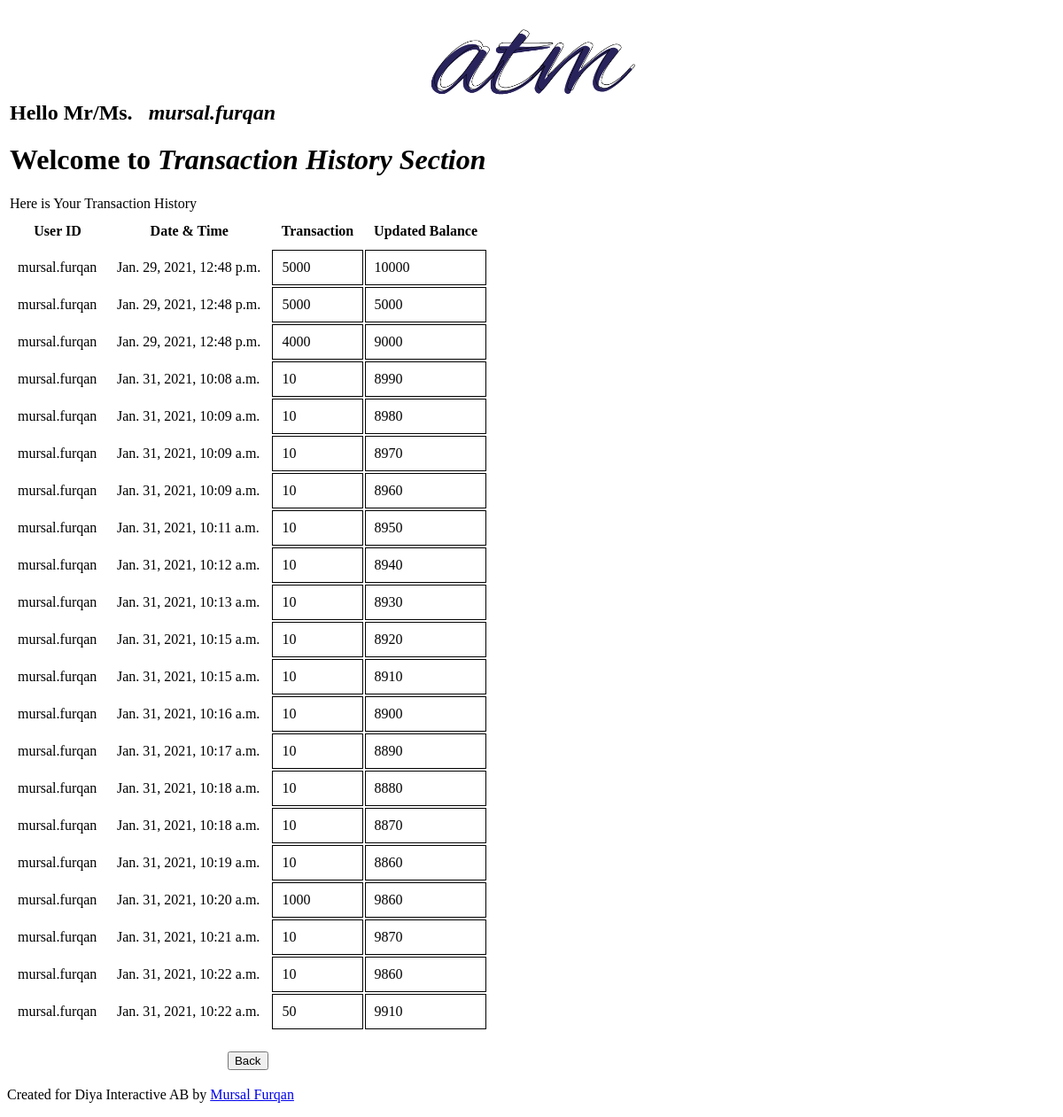
Before: /tranc_history/ (signed in) with the older database file.
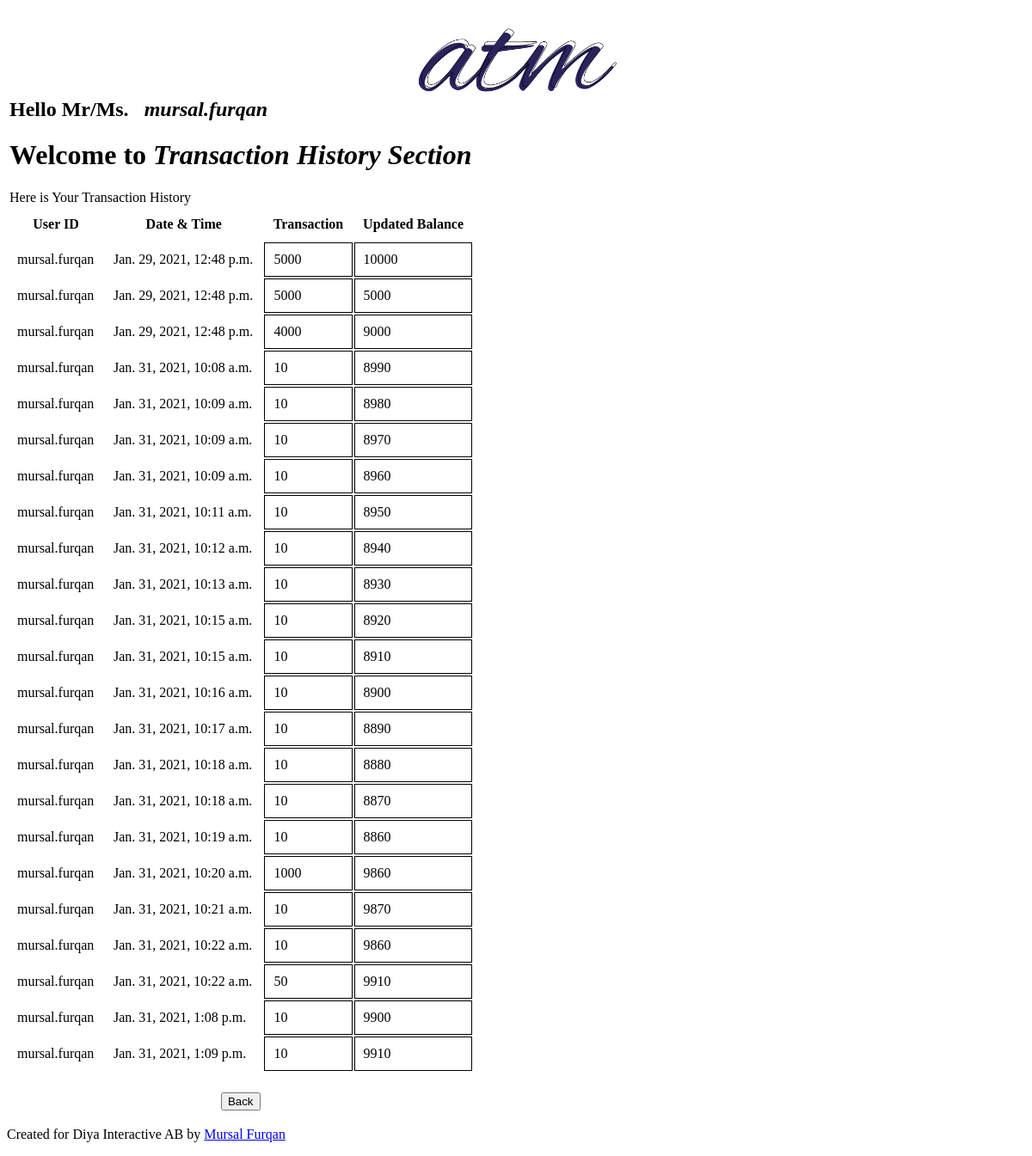
After: the same page with the newer database file.
### app/models.py (models this page shows)
class TransactionHistory(models.Model):
    user_id = models.ForeignKey(User, on_delete=models.CASCADE, default = None)
    dateTime_field = models.DateTimeField(default = datetime.now, blank = True)
    remaining_amount = models.IntegerField()
    withdrawl_amount = models.IntegerField()

### app/views.py (the view)
# urls.py: path('tranc_history/', views.tranc_history, name="tranc_history_atm"),
@login_required(login_url='/')
def tranc_history(request):
    user = request.user
    td = TransactionHistory.objects.filter(user_id = user)
    context = {
        'history_td' : td,
        'title':'Transaction History',
    }
    return render(request, 'atm_py/tranc_history.html', context)

### atm_py/templates/atm_py/tranc_history.html
{% block content %}
  <div class="wrapper">
    <table  class = "div_tranc_history wrapper">
      <tr>
        <td colspan="4">
          <h2>Hello Mr/Ms. &nbsp; <i>{{request.user}}</i></h2>
          <h1>Welcome to <b><i>Transaction History Section</i></b></h1>
          Here is Your Transaction History
        </td>
      </tr>
      <tr>
        <th style="padding: 10px;">User ID</th>
        <th style="padding: 10px;">Date & Time</th>
        <th style="padding: 10px;">Transaction</th>
        <th style="padding: 10px;">Updated Balance</th>
      </tr>
      {% for i in history_td  %}
      <tr>
        <td style="padding: 10px; ">{{i.user_id}}</td>
        <td style="padding: 10px; ">{{i.dateTime_field}}</td>
        <td style="padding: 10px; border: 1px solid rgb(0, 0, 0)">{{i.withdrawl_amount}}</td>
        <td style="padding: 10px; border: 1px solid rgb(0, 0, 0)">{{i.remaining_amount}}</td>
      </tr>
      {% endfor %}
      <tr>
        <td>&nbsp;</td>
      </tr>
      <tr>
        <td colspan="4">
          <center>
            <a href={% url 'welcome-atm' %}><button>Back</button></a>
          </center>
        </td>
      </tr>
    </table>
  </div>
{% endblock content %}

Changed rows visible on the page:
added TransactionHistory: user_id "mursal.furqan", dateTime_field "Jan. 31, 2021, 1:08 p.m.", withdrawl_amount "10", remaining_amount "9900"
added TransactionHistory: user_id "mursal.furqan", dateTime_field "Jan. 31, 2021, 1:09 p.m.", withdrawl_amount "10", remaining_amount "9910"
